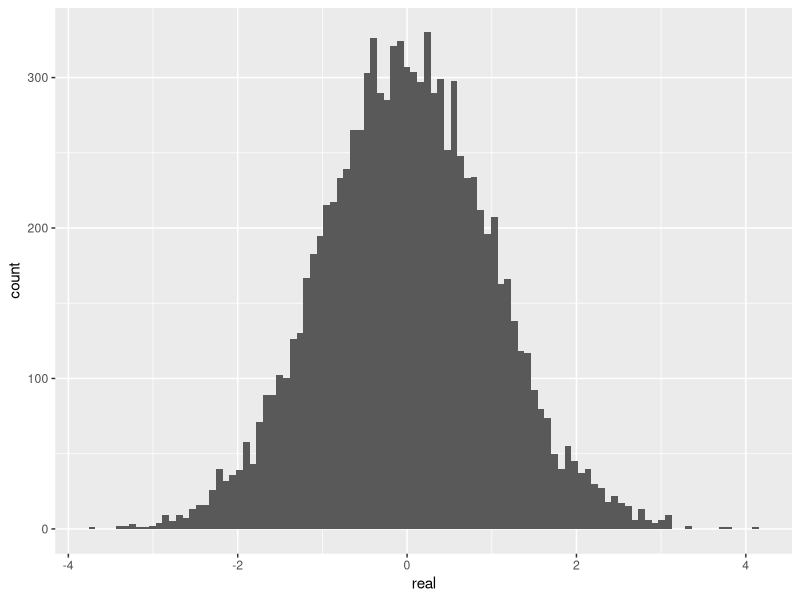
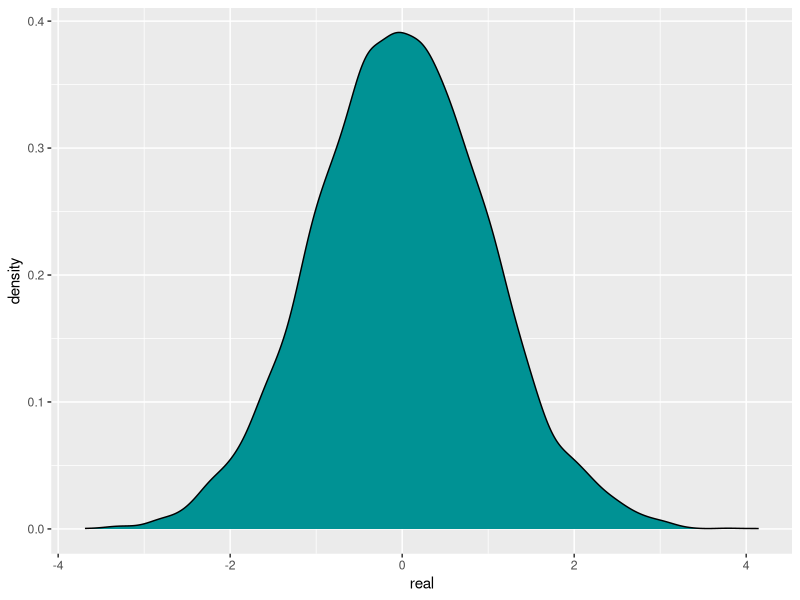
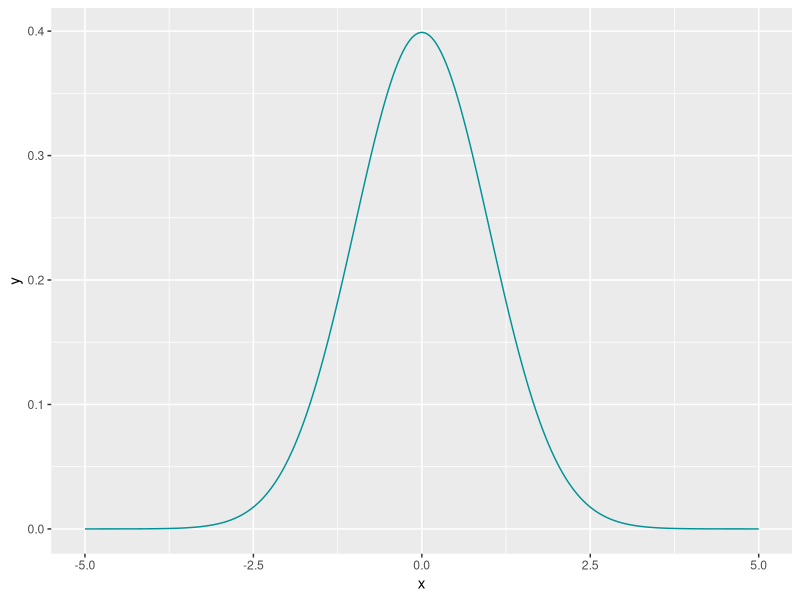
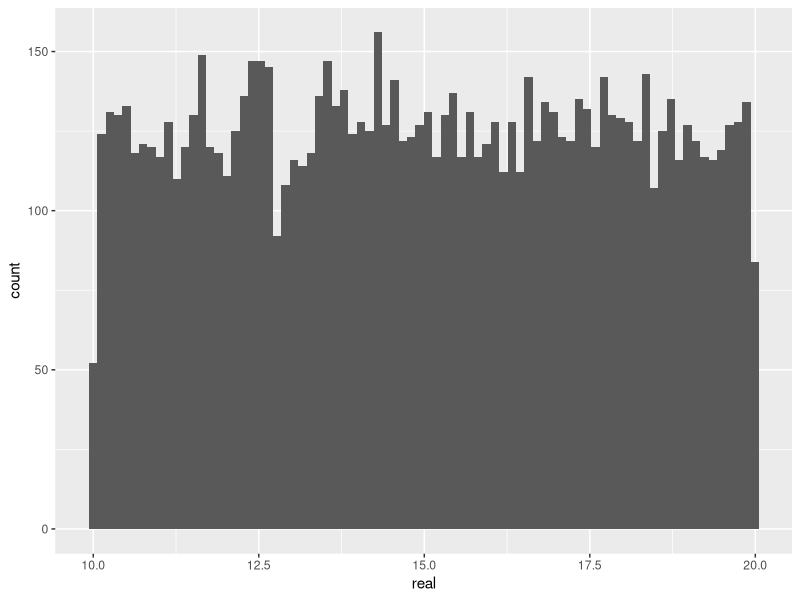
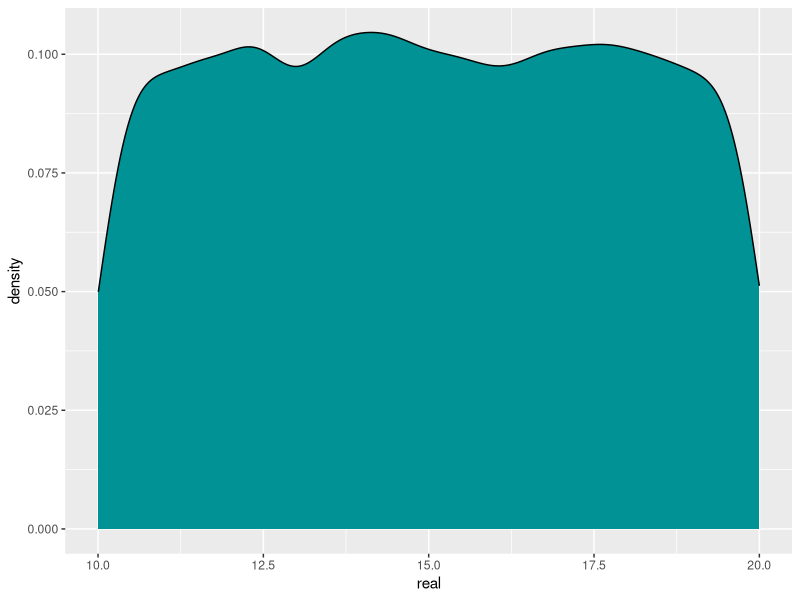
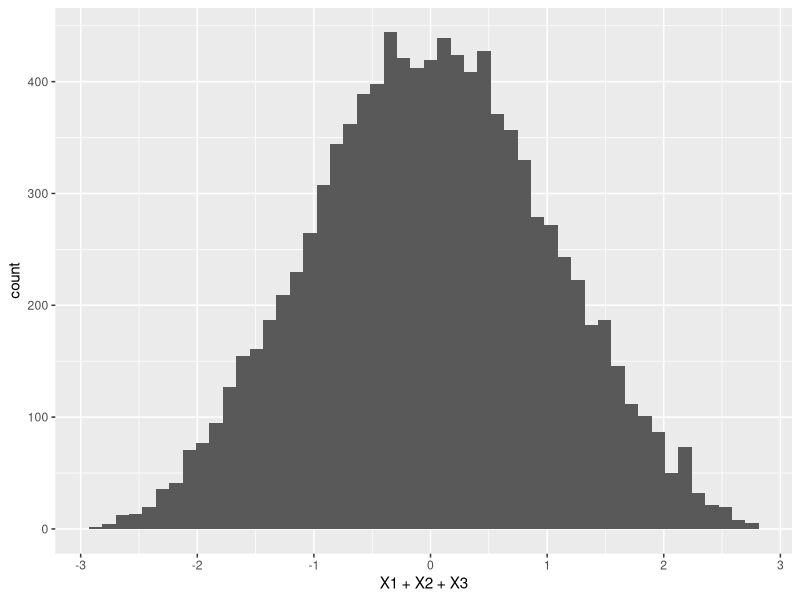
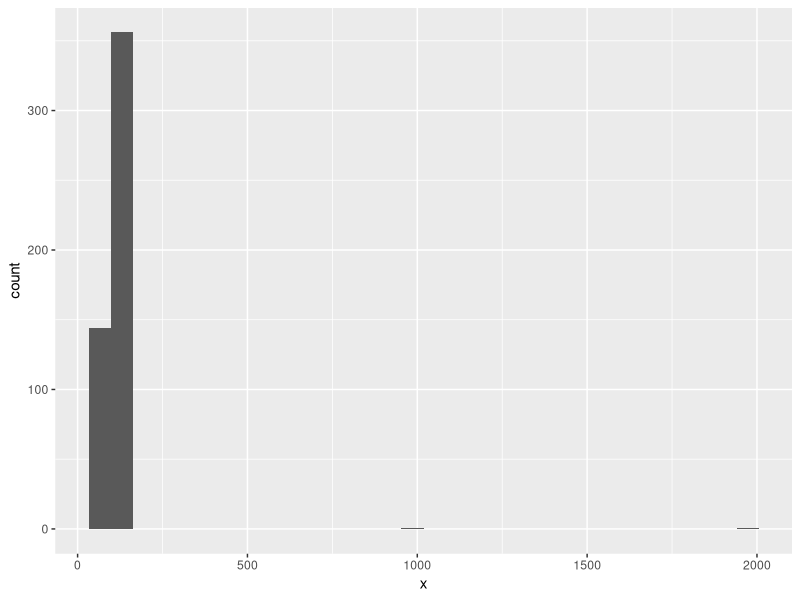
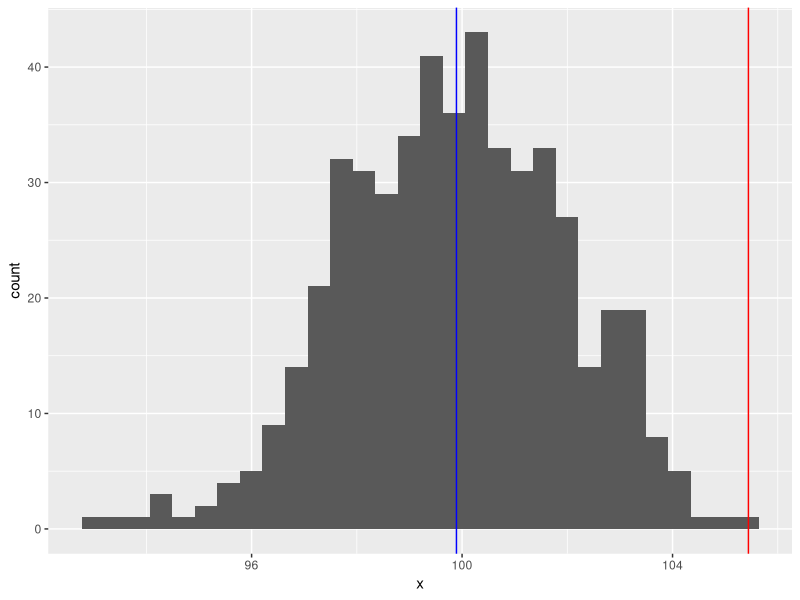

Recreate these plots in R, in order.
## ---- chunk 1
knitr::opts_chunk$set(echo = TRUE, warning = FALSE, message = FALSE)
## ---- chunk 2
library(ggplot2)
library(tibble)
library(dplyr)
## ---- chunk 3
n <- 10000
m <- 0
sd <- 1
norm <- tibble(real = rnorm(n, m, sd))

ggplot(norm, aes(real)) +
  geom_histogram(bins=100) 

ggplot(norm, aes(real)) + 
  geom_density(fill = '#009294', color = 'black')
## ---- chunk 4
norm_true <- tibble(x = seq(-5, 5, length.out = n),
                    y = dnorm(x, m, sd))

ggplot(norm_true, aes(x, y)) +
  geom_line(color = '#009294')
## ---- chunk 5
n <- 10000
MIN <- 10
MAX <- 20
unif <- tibble(real = runif(n, MIN, MAX))

ggplot(unif, aes(real)) +
  geom_histogram(bins=80) 

ggplot(unif, aes(real)) + 
  geom_density(fill = '#009294', color = 'black')
## ---- chunk 6
n = 10^4
df <- tibble(X1 = runif(n, min = -1, max = 1),
             X2 = runif(n, min = -1, max = 1),
             X3 = runif(n, min = -1, max = 1))
## ---- chunk 7
ggplot(df, aes(X1 + X2 + X3)) +
    geom_histogram(bins = 50)
## ---- chunk 8
x <- c(10.7, 12.3, 5.7, 3.3)
mean(x)
## ---- chunk 9
p <- c(10, 12, 30, 15, 20)
q <- c(20, 10, 5, 7, 2)

mean(p)
weighted.mean(p, w=q)
## ---- chunk 10
set.seed(42)
x <- sample(1:30, size = 10)
x
mean(x, trim = 0.1)
## ---- chunk 11
x <- c(5, 3, 1, 2, 4)
median(x)
y <- c(3, 4, 1, 2)
median(y)
## ---- chunk 12
income <- c(30000, 40000, 25000, 300000)
## ---- chunk 13
temperature <- c(30, 28, 32, 80, 31)
## ---- chunk 14
test <- tibble(x = c(rnorm(500, 100, 2), 1000, 2000))
## ---- chunk 15
ggplot(test, aes(x)) +
  geom_histogram()
## ---- chunk 16
Mean <- mean(test$x)
Median <- median(test$x)
 
test %>%
  filter(x < 150) %>%
ggplot(aes(x)) +
  geom_histogram() + 
  geom_vline(xintercept = Mean, color = 'red') +
  geom_vline(xintercept = Median, color = 'blue') 
## ---- chunk 17
n <- 10
x <- rep(5, n) + rnorm(n, 0, 1)
y <- rep(5, n) + rnorm(n, 0, 5)
x
y
var(x)
var(y)
## ---- chunk 18
n <- 10
x <- rep(5, n) + rnorm(n, 0, 1)
y <- rep(5, n) + rnorm(n, 0, 5)
x
y
sd(x)
sd(y)
## ---- chunk 19
x <- sample(-100:100, 300, replace = TRUE)
quantile(x, 0.1)
## ---- chunk 20
boxplot(mtcars$mpg)
## ---- chunk 21
ggplot(mtcars, aes(x = factor(cyl), y = mpg)) + 
  geom_boxplot()
## ---- chunk 22
df <- tibble(x = sample(seq(1, 10, by = 0.1), 30),
             y = 3 * x + rnorm(30, 0, 2))

ggplot(df, aes(x, y)) +
  geom_point()

cor(df$x, df$y)
## ---- chunk 23
df <- tibble(x = sample(seq(1, 10, by = 0.1), 30),
             y = -5 * x + rnorm(30, 0, 4))

ggplot(df, aes(x, y)) +
  geom_point()

cor(df$x, df$y)
## ---- chunk 24
df <- tibble(x = sample(seq(1, 10, by = 0.1), 30),
             y = rnorm(30, 0, 4))

ggplot(df, aes(x, y)) +
  geom_point()

cor(df$x, df$y)
## ---- chunk 25
summary(mtcars)
## ---- chunk 26
# install.packages('skimr')
library('skimr')
## ---- chunk 27
skim(mtcars) 
## ---- chunk 28
mtcars %>%
  group_by(cyl) %>%
  skim()
